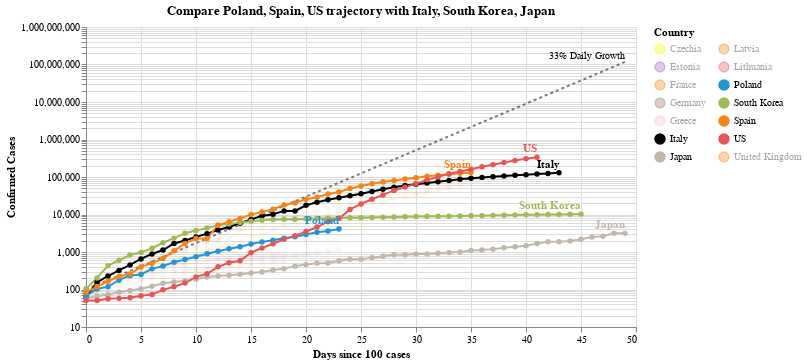

Here is the notebook cell this chart was saved with:
### Code cell
#hide_input
chart2 = make_since_chart(['Poland', 'Spain', 'US'])
chart2

### Figure 1 — Vega-Lite specification as saved in the notebook (floating-point values rounded to 4 significant figures; data arrays with more than 128 entries replaced by an {"elided": "..."} marker saying what was removed)
{"config": {"view": {"continuousWidth": 400, "continuousHeight": 300}}, "layer": [{"mark": {"type": "line", "color": "black", "opacity": 0.5, "strokeDash": [3, 3]}, "encoding": {"x": {"type": "quantitative", "field": "Days since 100 cases"}, "y": {"type": "quantitative", "field": "Confirmed Cases"}}}, {"mark": {"type": "text", "align": "right", "dy": -6, "fontSize": 10, "text": "33% Daily Growth"}, "encoding": {"x": {"type": "quantitative", "field": "Days since 100 cases"}, "y": {"type": "quantitative", "field": "Confirmed Cases"}}, "transform": [{"filter": "(datum['Days since 100 cases'] >= 49)"}]}, {"data": {"name": "data-5fd64915123f36a80cbf4ae2937b9b0c"}, "mark": {"type": "line", "point": true}, "encoding": {"color": {"type": "nominal", "field": "Country", "legend": {"columns": 2}, "scale": {"domain": ["Czechia", "Estonia", "France", "Germany", "Greece", "Italy", "Japan", "Latvia", "Lithuania", "Poland", "South Korea", "Spain", "US", "United Kingdom"], "range": ["yellow", "#9467bd", "#F58518", "#9D755D", "pink", "black", "#C1B7AD", "#F58518", "#E45756", "#2495D3", "#A1BA59", "#F58518", "#E45756", "#F58518"]}}, "opacity": {"condition": {"value": 1, "selection": "selector003"}, "value": 0.05}, "tooltip": [{"type": "nominal", "field": "Country"}, {"type": "temporal", "field": "Date"}, {"type": "quantitative", "field": "Confirmed Cases"}, {"type": "quantitative", "field": "Days since 100 cases"}], "x": {"type": "quantitative", "field": "Days since 100 cases"}, "y": {"type": "quantitative", "field": "Confirmed Cases", "scale": {"type": "log"}}}, "selection": {"selector003": {"type": "multi", "fields": ["Country"], "bind": "legend", "init": [{"Country": "Poland"}, {"Country": "Spain"}, {"Country": "US"}, {"Country": "Italy"}, {"Country": "South Korea"}, {"Country": "Japan"}]}}, "width": 550}, {"data": {"name": "data-5fd64915123f36a80cbf4ae2937b9b0c"}, "mark": {"type": "text", "align": "right", "dy": -8, "fontWeight": "bold"}, "encoding": {"color": {"type": "nominal", "field": "Country", "legend": {"columns": 2}, "scale": {"domain": ["Czechia", "Estonia", "France", "Germany", "Greece", "Italy", "Japan", "Latvia", "Lithuania", "Poland", "South Korea", "Spain", "US", "United Kingdom"], "range": ["yellow", "#9467bd", "#F58518", "#9D755D", "pink", "black", "#C1B7AD", "#F58518", "#E45756", "#2495D3", "#A1BA59", "#F58518", "#E45756", "#F58518"]}}, "opacity": {"condition": {"value": 1, "selection": "selector003"}, "value": 0.05}, "text": {"type": "nominal", "field": "Country"}, "tooltip": [{"type": "nominal", "field": "Country"}, {"type": "temporal", "field": "Date"}, {"type": "quantitative", "field": "Confirmed Cases"}, {"type": "quantitative", "field": "Days since 100 cases"}], "x": {"type": "quantitative", "field": "Days since 100 cases"}, "y": {"type": "quantitative", "field": "Confirmed Cases", "scale": {"type": "log"}}}, "transform": [{"filter": "(datum['Date'] >= 1586044800000)"}], "width": 550}], "data": {"name": "data-199d349dd514c457b58b02a37a45e0a7"}, "title": "Compare Poland, Spain, US trajectory with Italy, South Korea, Japan", "$schema": "https://vega.github.io/schema/vega-lite/v4.0.2.json", "datasets": {"data-199d349dd514c457b58b02a37a45e0a7": [{"Days since 100 cases": 0, "Confirmed Cases": 100.0}, {"Days since 100 cases": 1, "Confirmed Cases": 133.0}, {"Days since 100 cases": 2, "Confirmed Cases": 176.9}, {"Days since 100 cases": 3, "Confirmed Cases": 235.3}, {"Days since 100 cases": 4, "Confirmed Cases": 312.9}, {"Days since 100 cases": 5, "Confirmed Cases": 416.2}, {"Days since 100 cases": 6, "Confirmed Cases": 553.5}, {"Days since 100 cases": 7, "Confirmed Cases": 736.1}, {"Days since 100 cases": 8, "Confirmed Cases": 979.1}, {"Days since 100 cases": 9, "Confirmed Cases": 1302.0}, {"Days since 100 cases": 10, "Confirmed Cases": 1732.0}, {"Days since 100 cases": 11, "Confirmed Cases": 2303.0}, {"Days since 100 cases": 12, "Confirmed Cases": 3064.0}, {"Days since 100 cases": 13, "Confirmed Cases": 4074.0}, {"Days since 100 cases": 14, "Confirmed Cases": 5419.0}, {"Days since 100 cases": 15, "Confirmed Cases": 7207.0}, {"Days since 100 cases": 16, "Confirmed Cases": 9586.0}, {"Days since 100 cases": 17, "Confirmed Cases": 12750.0}, {"Days since 100 cases": 18, "Confirmed Cases": 16960.0}, {"Days since 100 cases": 19, "Confirmed Cases": 22550.0}, {"Days since 100 cases": 20, "Confirmed Cases": 29990.0}, {"Days since 100 cases": 21, "Confirmed Cases": 39890.0}, {"Days since 100 cases": 22, "Confirmed Cases": 53060.0}, {"Days since 100 cases": 23, "Confirmed Cases": 70560.0}, {"Days since 100 cases": 24, "Confirmed Cases": 93850.0}, {"Days since 100 cases": 25, "Confirmed Cases": 124800.0}, {"Days since 100 cases": 26, "Confirmed Cases": 166000.0}, {"Days since 100 cases": 27, "Confirmed Cases": 220800.0}, {"Days since 100 cases": 28, "Confirmed Cases": 293700.0}, {"Days since 100 cases": 29, "Confirmed Cases": 390600.0}, {"Days since 100 cases": 30, "Confirmed Cases": 519500.0}, {"Days since 100 cases": 31, "Confirmed Cases": 690900.0}, {"Days since 100 cases": 32, "Confirmed Cases": 918900.0}, {"Days since 100 cases": 33, "Confirmed Cases": 1222000.0}, {"Days since 100 cases": 34, "Confirmed Cases": 1625000.0}, {"Days since 100 cases": 35, "Confirmed Cases": 2162000.0}, {"Days since 100 cases": 36, "Confirmed Cases": 2875000.0}, {"Days since 100 cases": 37, "Confirmed Cases": 3824000.0}, {"Days since 100 cases": 38, "Confirmed Cases": 5086000.0}, {"Days since 100 cases": 39, "Confirmed Cases": 6764000.0}, {"Days since 100 cases": 40, "Confirmed Cases": 8996000.0}, {"Days since 100 cases": 41, "Confirmed Cases": 11970000.0}, {"Days since 100 cases": 42, "Confirmed Cases": 15910000.0}, {"Days since 100 cases": 43, "Confirmed Cases": 21170000.0}, {"Days since 100 cases": 44, "Confirmed Cases": 28150000.0}, {"Days since 100 cases": 45, "Confirmed Cases": 37440000.0}, {"Days since 100 cases": 46, "Confirmed Cases": 49790000.0}, {"Days since 100 cases": 47, "Confirmed Cases": 66230000.0}, {"Days since 100 cases": 48, "Confirmed Cases": 88080000.0}, {"Days since 100 cases": 49, "Confirmed Cases": 117100000.0}], "data-5fd64915123f36a80cbf4ae2937b9b0c": {"elided": "465 records"}}}
